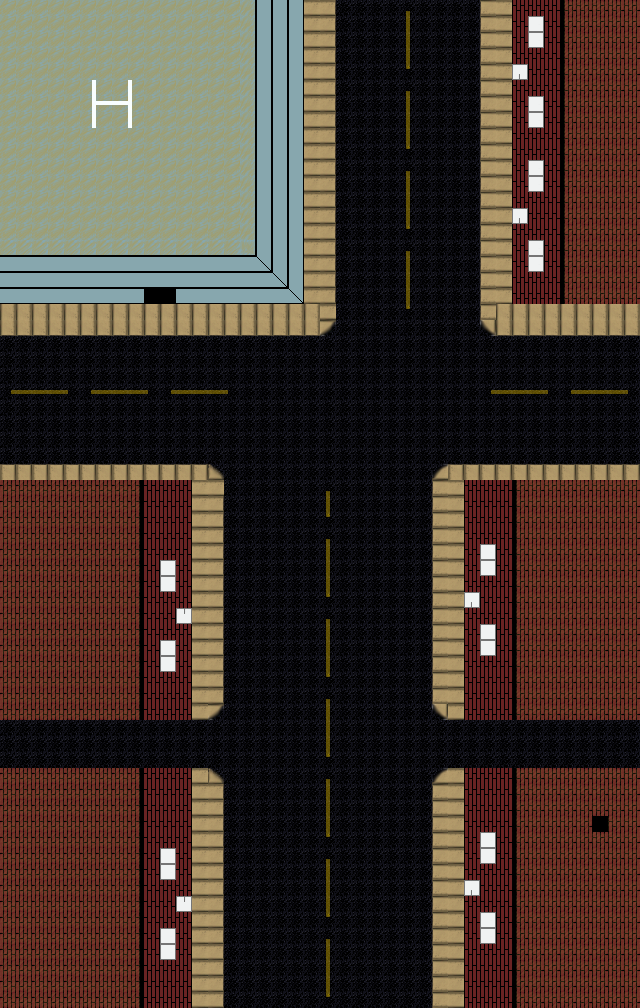

A 2D game scene composited from a Tiled map and its tileset images. What follows is a short description and the map's XML, with each tile layer's data collapsed to a summary:
An orthogonal 40x63 tile map with 16x16 px tiles, 2 tile layers (background, blocked) and 3 objects (3x door).

<map version="1.0" orientation="orthogonal" renderorder="right-down" width="40" height="63" tilewidth="16" tileheight="16" nextobjectid="4">
 <tileset firstgid="1" name="tileSet" tilewidth="16" tileheight="16">
  <image source="tileSet.png" trans="ffffff" width="300" height="300" />
 </tileset>
 <layer name="background" width="40" height="63">
  <data>[2520 cells, 1262 non-empty, 18 distinct tile ids]</data>
 </layer>
 <layer name="blocked" width="40" height="63">
  <data>[2520 cells, 1255 non-empty, 30 distinct tile ids]</data>
 </layer>
 <objectgroup name="door">
  <object id="1" name="door" type="door" gid="58" x="144" y="304">
   <properties>
    <property name="sprite" value="door" />
    <property name="type" value="door" />
   </properties>
  </object>
 </objectgroup>
 <objectgroup name="door2">
  <object id="2" name="door2" type="door" gid="59" x="160.043" y="304">
   <properties>
    <property name="sprite" value="door2" />
    <property name="tpye" value="door" />
   </properties>
  </object>
 </objectgroup>
 <objectgroup name="specialDoor">
  <object id="3" name="doorS" type="door" gid="41" x="592" y="832">
   <properties>
    <property name="sprite" value="doorS" />
    <property name="type" value="door" />
   </properties>
  </object>
 </objectgroup>
</map>
